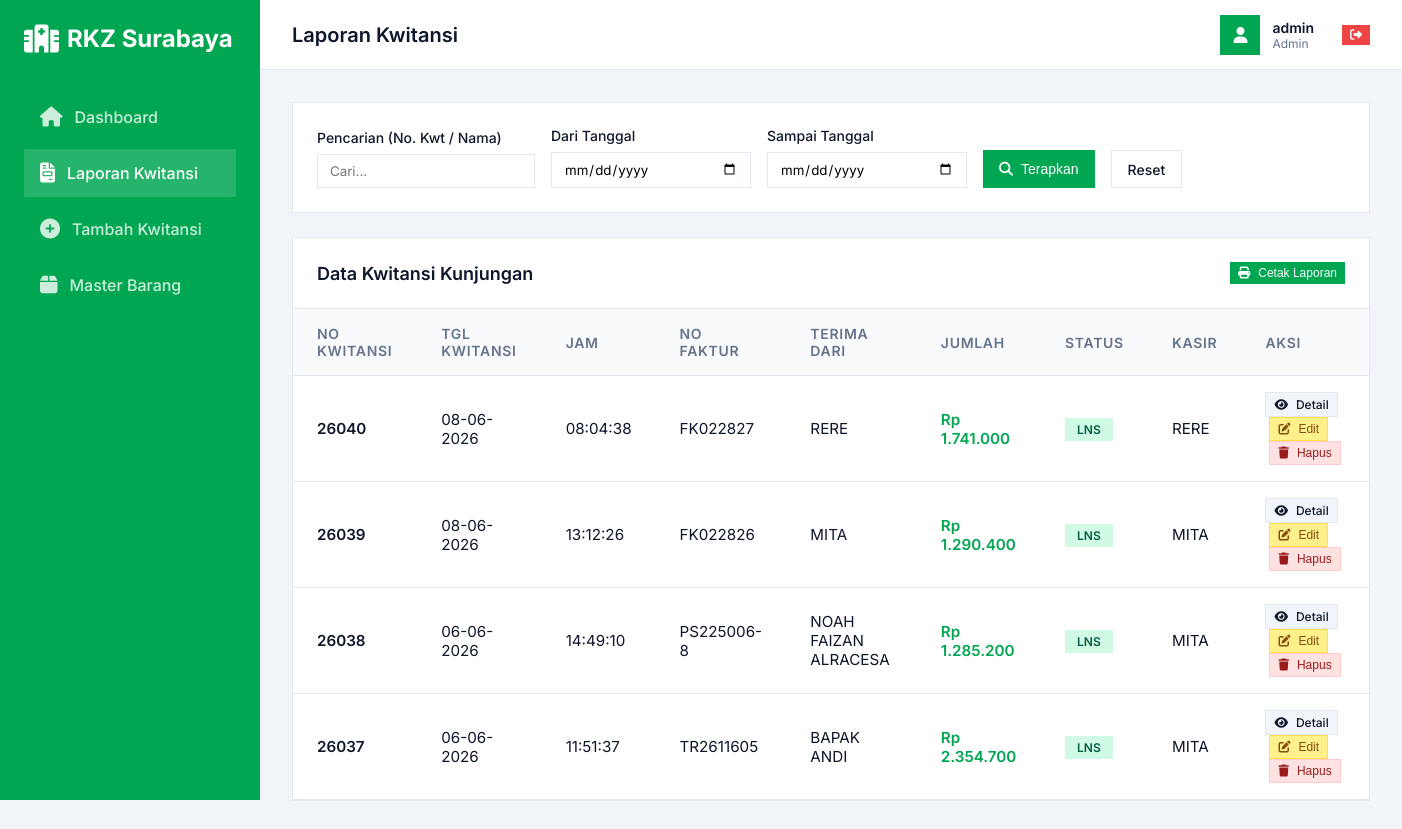
Screenshot of /laporan.php (signed in) with the database file from the repository.
### tables this page shows
CREATE TABLE IF NOT EXISTS `Kwit_manual_h` (
  `st` varchar(10) DEFAULT NULL,
  `no_kwitansi` varchar(20) NOT NULL,
  `no_faktur` varchar(20) DEFAULT NULL,
  `terima_dari` varchar(100) DEFAULT NULL,
  `Jumlah` decimal(15,2) DEFAULT NULL,
  `keterangan1` varchar(255) DEFAULT NULL,
  `keterangan2` varchar(255) DEFAULT NULL,
  `user` varchar(50) DEFAULT NULL,
  `tgl_kwitansi` date DEFAULT NULL,
  `jam` time DEFAULT NULL,
  `date_created` datetime DEFAULT CURRENT_TIMESTAMP,
  PRIMARY KEY (`no_kwitansi`)
);

### config/auth.php (called while the page is built, shortened)
<?php
function isLoggedIn() {
    return isset($_SESSION['user_id']);
}
function getCurrentUser() {
    if (isLoggedIn()) {
        return [
            'username' => $_SESSION['username'],
            'role' => $_SESSION['role']
        ];
    }
    return null;
}
?>

### laporan.php (the view, shortened to what this page needs)
<?php
require_once 'config/auth.php';
$page_title = "Laporan Kwitansi";
require_once 'config/database.php';
$search = isset($_GET['search']) ? trim($_GET['search']) : '';
$tgl_mulai = isset($_GET['tgl_mulai']) ? $_GET['tgl_mulai'] : '';
$tgl_akhir = isset($_GET['tgl_akhir']) ? $_GET['tgl_akhir'] : '';
$params = [];
$sql = "SELECT * FROM Kwit_manual_h";
$sql .= " ORDER BY date_created DESC, no_kwitansi DESC";
$stmt = $conn->prepare($sql);
$stmt->execute($params);
$filtered_data = $stmt->fetchAll(PDO::FETCH_ASSOC);
?>
<!DOCTYPE html>
<html lang="id">
<head>
    <link rel="stylesheet" href="assets/css/style.css">
    <link rel="stylesheet" href="https://cdnjs.cloudflare.com/ajax/libs/font-awesome/6.4.0/css/all.min.css">
</head>
<body>
    <?php include 'components/sidebar.php'; ?>
    <main class="main-content">
        <?php include 'components/topbar.php'; ?>
        <div class="content-area">
            <form method="GET" action="laporan.php" class="filter-card">
                <div class="filter-group">
                    <label style="font-weight: 500; font-size: 0.875rem;">Pencarian (No. Kwt / Nama)</label>
                    <input type="text" name="search" class="filter-input" placeholder="Cari..." value="<?= htmlspecialchars($search) ?>">
                </div>
                <div class="filter-group">
                    <label style="font-weight: 500; font-size: 0.875rem;">Dari Tanggal</label>
                    <input type="date" name="tgl_mulai" class="filter-input" value="<?= htmlspecialchars($tgl_mulai) ?>">
                </div>
                <div class="filter-group">
                    <label style="font-weight: 500; font-size: 0.875rem;">Sampai Tanggal</label>
                    <input type="date" name="tgl_akhir" class="filter-input" value="<?= htmlspecialchars($tgl_akhir) ?>">
                </div>
                <button type="submit" class="btn btn-primary" style="height: 38px;">
                    <i class="fas fa-search"></i> Terapkan
                </button>
                <a href="laporan.php" class="btn" style="height: 38px; border: 1px solid var(--border-color); background: #fff; color: var(--text-main);">Reset</a>
            </form>
            <div class="table-container">
                <div class="table-header">
                    <h3>Data Kwitansi Kunjungan</h3>
                    <button class="btn btn-primary btn-sm"><i class="fas fa-print"></i> Cetak Laporan</button>
                </div>
                <div style="overflow-x: auto;">
                    <table>
                        <thead>
                            <tr>
                                <th>No Kwitansi</th>
                                <th>Tgl Kwitansi</th>
                                <th>Jam</th>
                                <th>No Faktur</th>
                                <th>Terima Dari</th>
                                <th>Jumlah</th>
                                <th>Status</th>
                                <th>Kasir</th>
                                <th>Aksi</th>
                            </tr>
                        </thead>
                        <tbody>
                            <?php if (count($filtered_data) > 0): ?>
                                <?php foreach ($filtered_data as $row): ?>
                                <tr>
                                    <td style="font-weight: 600;"><?= htmlspecialchars($row['no_kwitansi']) ?></td>
                                    <td><?= htmlspecialchars(date('d-m-Y', strtotime($row['tgl_kwitansi']))) ?></td>
                                    <td><?= htmlspecialchars($row['jam']) ?></td>
                                    <td><?= htmlspecialchars($row['no_faktur']) ?></td>
                                    <td><?= htmlspecialchars($row['terima_dari']) ?></td>
                                    <td style="font-weight: 600; color: var(--primary);">Rp <?= number_format($row['Jumlah'], 0, ',', '.') ?></td>
                                    <td><span class="badge badge-success"><?= htmlspecialchars($row['st']) ?></span></td>
                                    <td><?= htmlspecialchars($row['user']) ?></td>
                                    <td>
                                        <a href="detail_kwitansi.php?id=<?= urlencode($row['no_kwitansi']) ?>" class="btn btn-sm" style="background-color: #f1f5f9; color: var(--text-main); border: 1px solid var(--border-color); text-decoration: none;">
                                            <i class="fas fa-eye"></i> Detail
                                        </a>
                                        <?php if (isset($_SESSION['role']) && $_SESSION['role'] === 'Admin'): ?>
                                            <button class="btn btn-sm" style="background-color: #fef08a; color: #854d0e; border: 1px solid #fde047; margin-left: 0.25rem;" onclick="editKwitansi('<?= htmlspecialchars($row['no_kwitansi']) ?>', '<?= htmlspecialchars(addslashes($row['terima_dari'])) ?>', <?= $row['Jumlah'] ?>)">
                                                <i class="fas fa-edit"></i> Edit
                                            </button>
                                            <button class="btn btn-sm" style="background-color: #fee2e2; color: #991b1b; border: 1px solid #fecaca; margin-left: 0.25rem;" onclick="deleteKwitansi('<?= htmlspecialchars($row['no_kwitansi']) ?>')">
                                                <i class="fas fa-trash"></i> Hapus
                                            </button>
                                        <?php endif; ?>
                                    </td>
                                </tr>
                                <?php endforeach; ?>
                            <?php endif; ?>
                        </tbody>
                    </table>
                </div>
            </div>
        </div>
    </main>
</body>
</html>

### components/sidebar.php
<?php
$current_page = basename($_SERVER['PHP_SELF']);
?>
<aside class="sidebar">
    <div class="brand">
        <i class="fas fa-hospital"></i> RKZ Surabaya
    </div>
    <nav>
        <a href="index.php" class="nav-link <?= $current_page == 'index.php' ? 'active' : '' ?>">
            <i class="fas fa-home"></i> Dashboard
        </a>
        <a href="laporan.php" class="nav-link <?= $current_page == 'laporan.php' || $current_page == 'detail_kwitansi.php' ? 'active' : '' ?>">
            <i class="fas fa-file-invoice"></i> Laporan Kwitansi
        </a>
        <?php if (isset($_SESSION['role']) && $_SESSION['role'] === 'Admin'): ?>
        <a href="tambah_kwitansi.php" class="nav-link <?= $current_page == 'tambah_kwitansi.php' ? 'active' : '' ?>">
            <i class="fas fa-plus-circle"></i> Tambah Kwitansi
        </a>
        <a href="master_barang.php" class="nav-link <?= $current_page == 'master_barang.php' ? 'active' : '' ?>">
            <i class="fas fa-box"></i> Master Barang
        </a>
        <?php endif; ?>
    </nav>
</aside>

### components/topbar.php
<?php
$user_data = function_exists('getCurrentUser') ? getCurrentUser() : null;
$username_display = htmlspecialchars(isset($user_data['username']) ? $user_data['username'] : 'User');
$role_display = htmlspecialchars(isset($user_data['role']) ? $user_data['role'] : 'Umum');
?>
<header class="topbar">
    <div class="page-title">
        <?= isset($page_title) ? htmlspecialchars($page_title) : 'Dashboard' ?>
    </div>
    <div class="user-profile">
        <div class="avatar">
            <i class="fas fa-user"></i>
        </div>
        <div style="display: flex; flex-direction: column; margin-right: 1rem;">
            <span style="font-weight: 600; font-size: 0.875rem;"><?= $username_display ?></span>
            <span style="color: var(--text-muted); font-size: 0.75rem;"><?= $role_display ?></span>
        </div>
        <a href="logout.php" class="btn btn-danger btn-sm" title="Logout">
            <i class="fas fa-sign-out-alt"></i>
        </a>
    </div>
</header>

### assets/css/style.css (style rules this page uses)
:root { --primary: #00A651; --primary-hover: #008B45; --secondary: #64748b; --bg-color: #f1f5f9; --card-bg: #ffffff; --text-main: #0f172a; --text-muted: #64748b; --border-color: #e2e8f0; --success: #10b981; --danger: #ef4444; --font-family: 'Inter', sans-serif; --radius: 0; }
* { box-sizing: border-box; margin: 0; padding: 0; }
body { font-family: var(--font-family); background-color: var(--bg-color); color: var(--text-main); display: flex; min-height: 100vh; }
.sidebar { width: 260px; background-color: var(--primary); color: #ffffff; padding: 1.5rem; display: flex; flex-direction: column; position: fixed; height: 100vh; z-index: 10; }
.brand { font-size: 1.5rem; font-weight: 700; color: #ffffff; margin-bottom: 2.5rem; display: flex; align-items: center; gap: 0.5rem; }
.brand i { font-size: 1.75rem; }
.nav-link { display: flex; align-items: center; gap: 0.75rem; padding: 0.875rem 1rem; color: rgba(255, 255, 255, 0.8); text-decoration: none; font-weight: 500; transition: background-color 0.2s ease; margin-bottom: 0.5rem; }
.nav-link:hover, .nav-link.active { background-color: rgba(255, 255, 255, 0.15); color: #ffffff; }
.nav-link i { font-size: 1.25rem; }
.main-content { flex: 1; margin-left: 260px; display: flex; flex-direction: column; }
.topbar { height: 70px; background-color: var(--card-bg); border-bottom: 1px solid var(--border-color); display: flex; align-items: center; justify-content: space-between; padding: 0 2rem; position: sticky; top: 0; z-index: 5; }
.page-title { font-size: 1.25rem; font-weight: 600; }
.user-profile { display: flex; align-items: center; gap: 0.75rem; }
.avatar { width: 40px; height: 40px; background-color: var(--primary); color: white; display: flex; align-items: center; justify-content: center; font-weight: bold; }
.content-area { padding: 2rem; }
.table-container { background-color: var(--card-bg); border: 1px solid var(--border-color); overflow: hidden; }
.table-header { padding: 1.5rem; border-bottom: 1px solid var(--border-color); display: flex; justify-content: space-between; align-items: center; }
.table-header h3 { font-size: 1.125rem; font-weight: 600; }
table { width: 100%; border-collapse: collapse; }
th { text-align: left; padding: 1rem 1.5rem; background-color: #f8fafc; color: var(--text-muted); font-weight: 600; font-size: 0.875rem; text-transform: uppercase; letter-spacing: 0.05em; border-bottom: 1px solid var(--border-color); }
td { padding: 1rem 1.5rem; border-bottom: 1px solid var(--border-color); color: var(--text-main); font-size: 0.95rem; }
.badge { padding: 0.25rem 0.75rem; font-size: 0.75rem; font-weight: 600; }
.badge-success { background-color: #d1fae5; color: #065f46; }
.btn { display: inline-flex; align-items: center; gap: 0.5rem; padding: 0.5rem 1rem; font-weight: 500; cursor: pointer; border: none; transition: all 0.2s; text-decoration: none; font-size: 0.875rem; }
.btn-primary { background-color: var(--primary); color: white; }
.btn-danger { background-color: #ef4444; color: white; }
.btn-sm { padding: 0.25rem 0.5rem; font-size: 0.75rem; }

### laporan.php (style rules this page uses)
.filter-card { background-color: var(--card-bg); padding: 1.5rem; border: 1px solid var(--border-color); margin-bottom: 1.5rem; display: flex; gap: 1rem; align-items: flex-end; flex-wrap: wrap; }
.filter-group { display: flex; flex-direction: column; gap: 0.5rem; }
.filter-input { padding: 0.5rem 0.75rem; border: 1px solid var(--border-color); font-family: var(--font-family); min-width: 200px; }

### rows the page displays
kwit_manual_h: no_kwitansi "26040", tgl_kwitansi "08-06-2026", jam "08:04:38", no_faktur "FK022827", terima_dari "RERE", Jumlah "1.741.000", st "LNS", user "RERE"
kwit_manual_h: no_kwitansi "26039", tgl_kwitansi "08-06-2026", jam "13:12:26", no_faktur "FK022826", terima_dari "MITA", Jumlah "1.290.400", st "LNS", user "MITA"
kwit_manual_h: no_kwitansi "26038", tgl_kwitansi "06-06-2026", jam "14:49:10", no_faktur "PS225006-8", terima_dari "NOAH FAIZAN ALRACESA", Jumlah "1.285.200", st "LNS", user "MITA"
kwit_manual_h: no_kwitansi "26037", tgl_kwitansi "06-06-2026", jam "11:51:37", no_faktur "TR2611605", terima_dari "BAPAK ANDI", Jumlah "2.354.700", st "LNS", user "MITA"

### other values shown
$page_title "Laporan Kwitansi"
$username_display "admin"
$role_display "Admin"
